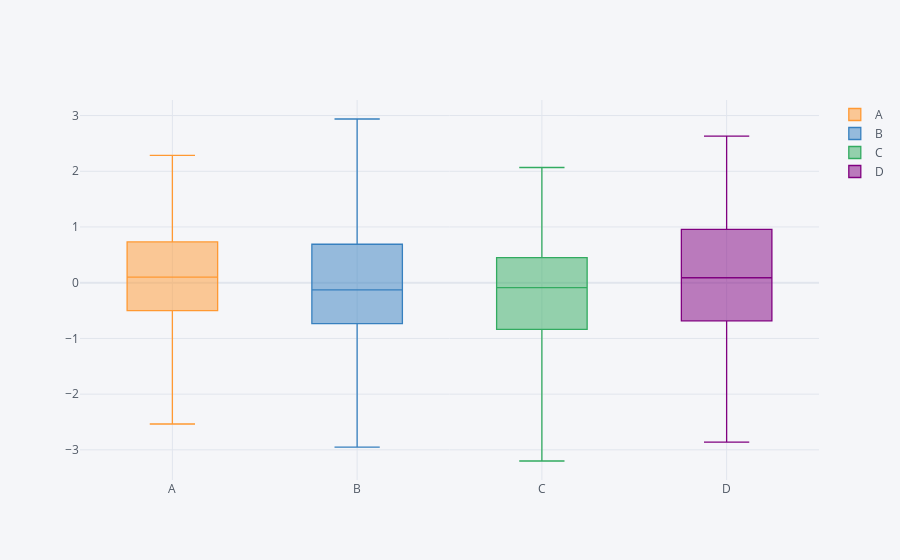

Notebook code cell kept with this figure:
### Markdown cell above
### Boxplots

### Code cell
df.iplot(kind="box")
